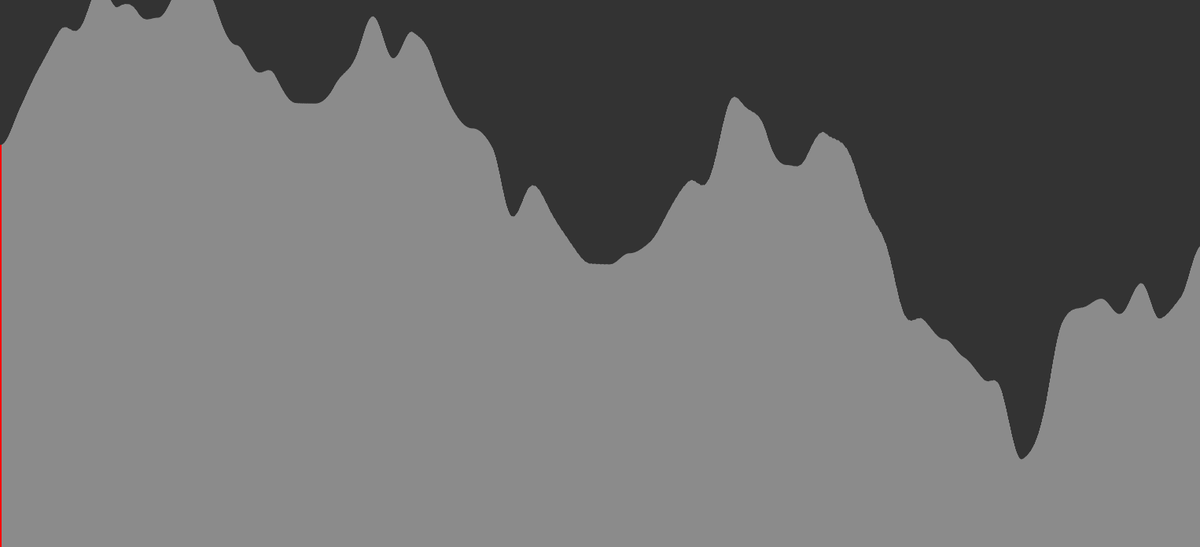
Frame 1 (no input)
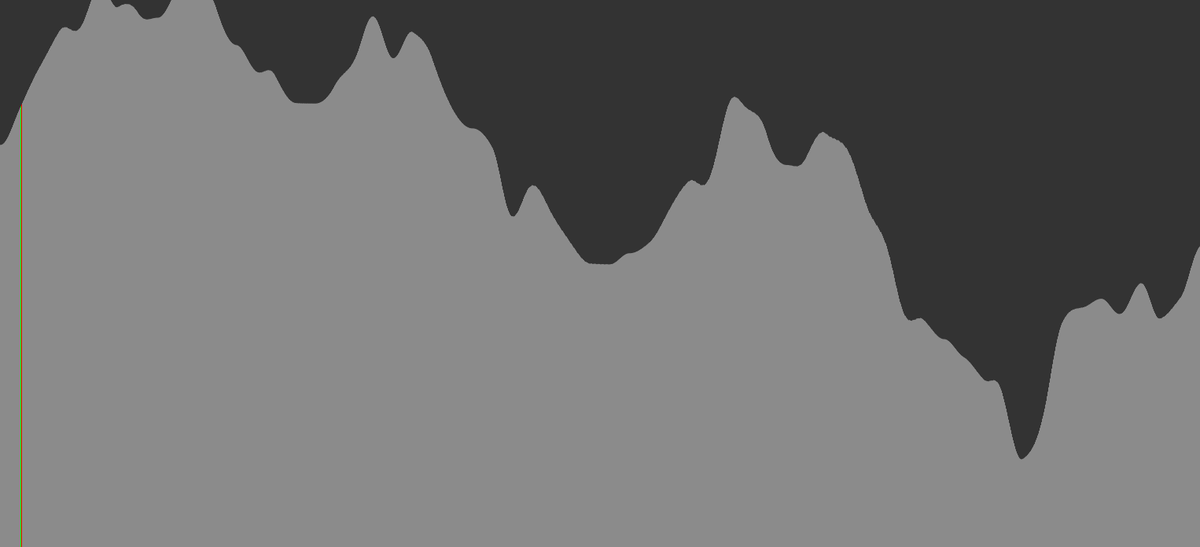
Frame 2 (the mouse pressed at the canvas centre, redrawn once)

The Processing sketch that drew these frames (run headless with seeded random() and noise(); the mouse was pressed at the canvas centre and the sketch redrawn once):

// Processing sketch: MergeSortPerlin
// ── MergeSortPerlin.pde
float[] arr, L, R, another;
boolean start, check;
int l, m, r, i, j, k, n1, n2, index, mx, from, mid, to;

void setup() {
  size(1526, 696);
  // fullScreen();

  // pixelDensity(1);
  noiseSeed(54545);
  noiseDetail(4, 0.5);

  arr = new float[1920];
  another = new float[arr.length];

  for (int y = 0; y < arr.length; y++) {
    arr[y] = map(noise(0.005 * y), 0, 0.8, 0, height);
  }

  start = false;
  check = false;

  mx = 1;
  from = 0;
  to = from + 2 * mx - 1;
  mid = from + mx - 1;
  if (mid > to) {
    mid = (from + to) / 2;
  }

  l = from;
  m = mid;
  r = to;

  n1 = m - l + 1;
  n2 = r - m;
  index = from;

  /* create temp arrays */
  L = new float[n1];
  R = new float[n2];

  /* Copy data to temp arrays L[] and R[] */
  for (int y = 0; y < n1; y++) {
    L[y] = arr[l + y];
  }
  for (int y = 0; y < n2; y++) {
    R[y] = arr[m + 1+ y];
  }

  i = 0; 
  j = 0;
  k = l;

  //println();
  //printArr();
  background(51);
  noStroke();
  displayArr();
}

void draw() {
  for (int f = 0; f < 40; f++) {
    if (start) {
      /* Merge the temp arrays back into arr[l..r]*/
      if (i < n1 && j < n2 && !check) {
        if (L[i] <= R[j]) {
          another[k++] = L[i++];
        } else {
          another[k++] = R[j++];
        }
      } else {
        check = true;
      }

      /* Copy the remaining elements of L[], if there are any */
      if (i < n1 && check) {
        another[k++] = L[i++];
      }

      /* Copy the remaining elements of R[], if there are any */
      if (j < n2 && check) {
        another[k++] = R[j++];
      }

      if (k > r && check) {
        arr[index] = another[index];
        index++;
        if (index > to) {
          //start = false;
          check = false;

          from += 2 * mx;
          if (from >= arr.length - 1) {
            from = arr.length - 1;
          }
          to = from + 2 * mx - 1;
          if (to > arr.length - 1) {
            to = arr.length - 1;
          }
          mid = from + mx - 1;
          if (mid > to) {
            mid = (from + to) / 2;
          }

          l = from;
          m = mid;
          r = to;

          n1 = m - l + 1;
          n2 = r - m;
          index = from;

          /* create temp arrays */
          L = new float[n1];
          R = new float[n2];

          /* Copy data to temp arrays L[] and R[] */
          for (int y = 0; y < n1; y++) {
            L[y] = arr[l + y];
          }
          for (int y = 0; y < n2; y++) {
            R[y] = arr[m + 1+ y];
          }

          i = 0;
          j = 0;
          k = l;

          another = new float[arr.length];

          if (from >= arr.length - 1) {
            //start = false;
            mx = 2 * mx;
            check = false;
            if (mx >= arr.length) {
              start = false;
              check = true;
            }

            from = 0;
            to = from + 2 * mx - 1;
            if (to > arr.length - 1) {
              to = arr.length - 1;
            }
            mid = from + mx - 1;
            if (mid > to) {
              mid = (from + to) / 2;
            }

            l = from;
            m = mid;
            r = to;

            n1 = m - l + 1;
            n2 = r - m;
            index = from;

            /* create temp arrays */
            L = new float[n1];
            R = new float[n2];

            /* Copy data to temp arrays L[] and R[] */
            for (int y = 0; y < n1; y++) {
              L[y] = arr[l + y];
            }
            for (int y = 0; y < n2; y++) {
              R[y] = arr[m + 1+ y];
            }

            i = 0;
            j = 0;
            k = l;

            another = new float[arr.length];
          }
        }
      }
    } else {
      noLoop();
      //println();
      //printArr();
      //background(51);
      //displayArr();
    }
  }
  background(51);
  for (int y = 0; y < arr.length; y++) {
    fill(200, 150);
    if ((y == l + i || y == m + j + 1) && !check) {
      fill(255, 0, 0);
    } else if (y == l || y == r) {
      fill(0, 255, 0);
    } else if (y == m + 1 && !check) {
      fill(0, 255, 200);
    } else  if (y == index - 1 && check) {
      fill(255, 0, 255);
    }
    rect(y, height - arr[y], 1, arr[y]);
  }
}

void mousePressed() {
  start = true;
  loop();
}

void keyPressed() {
  if (key == ENTER) {
    start = true;
    loop();
  }
  if (key == BACKSPACE) {
    start = false;
  }
}

void printArr() {
  for (int y = 0; y < arr.length; y++) {
    print(arr[y] + " ");
  }
}

void displayArr() {
  for (int y = 0; y < arr.length; y++) {
    rect(y, height - arr[y], 1, arr[y]);
  }
}
